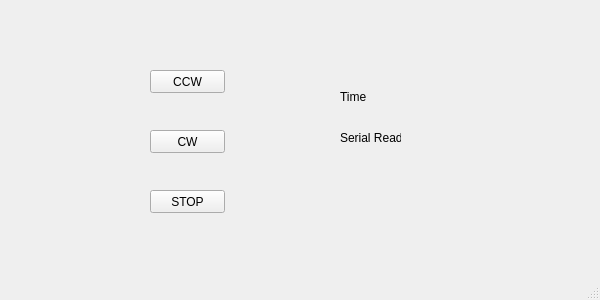
<?xml version="1.0" encoding="UTF-8"?>
<ui version="4.0">
 <class>MainWindow</class>
 <widget class="QMainWindow" name="MainWindow">
  <property name="windowModality">
   <enum>Qt::NonModal</enum>
  </property>
  <property name="enabled">
   <bool>true</bool>
  </property>
  <property name="geometry">
   <rect>
    <x>0</x>
    <y>0</y>
    <width>600</width>
    <height>300</height>
   </rect>
  </property>
  <property name="contextMenuPolicy">
   <enum>Qt::DefaultContextMenu</enum>
  </property>
  <property name="windowTitle">
   <string>Cek Serial</string>
  </property>
  <property name="tabShape">
   <enum>QTabWidget::Rounded</enum>
  </property>
  <widget class="QWidget" name="centralwidget">
   <widget class="QLabel" name="label_arduino">
    <property name="geometry">
     <rect>
      <x>340</x>
      <y>130</y>
      <width>61</width>
      <height>16</height>
     </rect>
    </property>
    <property name="text">
     <string>Serial Read</string>
    </property>
    <property name="scaledContents">
     <bool>true</bool>
    </property>
    <property name="wordWrap">
     <bool>false</bool>
    </property>
   </widget>
   <widget class="QPushButton" name="btn_ccw">
    <property name="geometry">
     <rect>
      <x>150</x>
      <y>70</y>
      <width>75</width>
      <height>23</height>
     </rect>
    </property>
    <property name="text">
     <string>CCW</string>
    </property>
   </widget>
   <widget class="QPushButton" name="btn_cw">
    <property name="geometry">
     <rect>
      <x>150</x>
      <y>130</y>
      <width>75</width>
      <height>23</height>
     </rect>
    </property>
    <property name="text">
     <string>CW</string>
    </property>
   </widget>
   <widget class="QPushButton" name="btn_stop">
    <property name="geometry">
     <rect>
      <x>150</x>
      <y>190</y>
      <width>75</width>
      <height>23</height>
     </rect>
    </property>
    <property name="text">
     <string>STOP</string>
    </property>
   </widget>
   <widget class="QLabel" name="label_time">
    <property name="geometry">
     <rect>
      <x>340</x>
      <y>90</y>
      <width>47</width>
      <height>13</height>
     </rect>
    </property>
    <property name="text">
     <string>Time</string>
    </property>
    <property name="scaledContents">
     <bool>true</bool>
    </property>
   </widget>
  </widget>
  <widget class="QMenuBar" name="menubar">
   <property name="geometry">
    <rect>
     <x>0</x>
     <y>0</y>
     <width>600</width>
     <height>21</height>
    </rect>
   </property>
  </widget>
  <widget class="QStatusBar" name="statusbar"/>
 </widget>
 <resources/>
 <connections/>
</ui>
